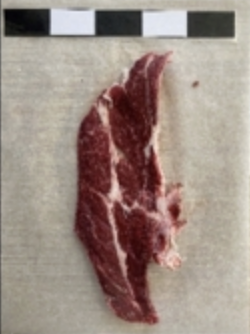
#> input picture test.png, 250 x 334 px
$ python scale_maker.py
#> lines starting #> are read from the running program, lines starting #| are printed output that depends on the picture; after the words box and inside, x2 and y2 are one past the last pixel; in counts of white or black regions, pixels touching at a corner belong together
import cv2
import numpy as np

def merge_rectangles(rect1, rect2):
    # 두 개의 직사각형을 병합하는 함수 (구현 필요)
    pass

def is_valid_rectangle(rect):
    # 직사각형의 유효성을 확인하는 함수
    (center, (width, height), angle) = rect
    if width > 10 and height > 10:  # 너비와 높이가 10보다 큰지 확인
        return True
    return False

def detect_rectangular_object(image_path):
    # 이미지 읽기
#> called with image_path = 'test.png'
    image = cv2.imread(image_path)
#> image is the input picture: shape (334, 250, 3); mean B, G, R 132.3, 141.1, 157.1
    gray = cv2.cvtColor(image, cv2.COLOR_BGR2GRAY)
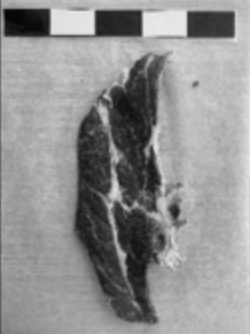
#> gray: shape (334, 250); min 2, max 235, mean 144.9
    edges = cv2.Canny(gray, 50, 150, apertureSize=3)
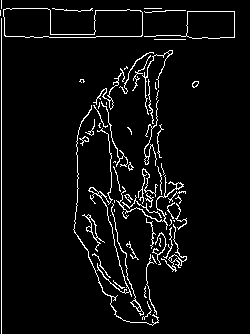
#> edges: shape (334, 250); 5.1% white in thin lines or dots

    # 윤곽선 찾기
    contours, _ = cv2.findContours(edges, cv2.RETR_TREE, cv2.CHAIN_APPROX_SIMPLE)
#> contours = 85 contours, 59 with area under 20; largest, box (x1, y1, x2, y2) and area: (3, 8, 143, 38) 2680, (3, 8, 143, 38) 2674, (144, 11, 235, 39) 1246, (186, 11, 235, 39) 1245, (82, 214, 105, 252) 120

    valid_rectangles = []
    for contour in contours:
        rect = cv2.minAreaRect(contour)
        if is_valid_rectangle(rect):  # 유효한 직사각형인지 확인하는 함수
            valid_rectangles.append(rect)
#> this loop made 85 passes
#> (center in is_valid_rectangle, width in is_valid_rectangle, height in is_valid_rectangle, angle in is_valid_rectangle) on passes 1 to 12: ((147.4, 310.9), 18.67, 6.74, -72.65), ((144.6, 291.6), 1.9, 11.05, -5.19), ((117.8, 284.5), 2.45, 13.04, -57.53), ((153.6, 259.2), 0.894, 8.94, -26.57), ((150.2, 284.2), 8.3, 60.26, -3.58), ((101.7, 265), 4.34, 29.16, -34.99), ((131.1, 251.2), 5.37, 20.12, -26.57), ((159.5, 242), 8, 1, -90), ((159, 247.9), 31.51, 11.11, -73.3), ((169.2, 242.7), 31.35, 6.4, -77.47), ((176.8, 249), 44.65, 23.91, -70.56), ((173, 267.5), 2.12, 3.54, -45)
#> (contour, center in is_valid_rectangle, width in is_valid_rectangle, height in is_valid_rectangle, angle in is_valid_rectangle) on passes 15, 22, 24, 30, 51, 57: ([[173, 220], [174, 221], [174, 220]], (173.8, 220.3), 0.707, 1.41, -45), ([[88, 214], [90, 216], [88, 218], [86, 216]], (88, 216), 2.83, 2.83, -45), ([[114, 209], [114, 211]], (114, 210), 2, 0, -90), ([[114, 200], [114, 202]], (114, 201), 2, 0, -90), ([[157, 152], [158, 151], [159, 152], [158, 153]], (158, 152), 1.41, 1.41, -45), ([[106, 102], [106, 104]], (106, 103), 2, 0, -90)
#> after the loop, valid_rectangles = 17 items

    result = image.copy()
    # 유효한 직사각형을 이미지에 그리기 (구현 필요)
    for rect in valid_rectangles:
        box = cv2.boxPoints(rect)
        box = np.int0(box)
        cv2.drawContours(result, [box], 0, (0, 0, 255), 2)
#> this loop made 17 passes
#> (rect, box) on passes 1 to 7: (((159, 247.9), (31.51, 11.11), -73.3), [[159, 264], [149, 261], [158, 231], [168, 234]]), (((176.8, 249), (44.65, 23.91), -70.56), [[180, 274], [158, 266], [173, 224], [195, 231]]), (((92.84, 231.4), (11.18, 39), -25.35), [[96, 251], [79, 216], [89, 211], [106, 246]]), (((179.9, 215.4), (10.74, 25.81), -12.53), [[177, 229], [171, 203], [182, 201], [187, 226]]), (((148.5, 195.4), (50.04, 57.16), -68.43), [[165, 229], [112, 208], [131, 161], [184, 182]]), (((147.8, 186.5), (34.61, 17.62), -79.7), [[153, 205], [136, 201], [142, 167], [159, 171]]), (((104.3, 213.7), (30.29, 170.4), -8.07), [[101, 300], [77, 131], [107, 127], [131, 295]])
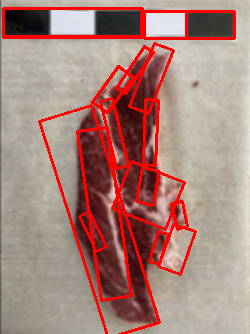
#> result: shape (334, 250, 3); 9.81% of pixels changed, all inside (x1, y1, x2, y2) = (2, 7, 236, 334)

    return result, edges

def main():
    image_path = 'test.png'  # 이미지 경로를 지정해주세요
    result_image, edges = detect_rectangular_object(image_path)

    # 결과 표시
    cv2.imshow('Original with Detections', result_image)
    cv2.imshow('Edges', edges)
    cv2.waitKey(0)
    cv2.destroyAllWindows()

if __name__ == "__main__":
    main()
